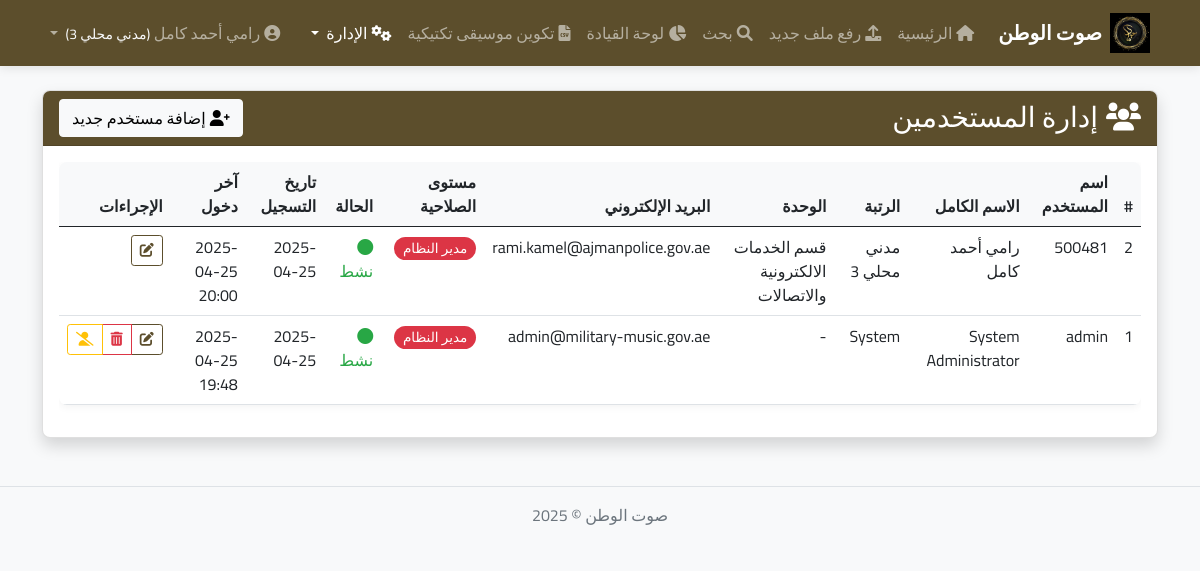
The app's page /admin/users (signed in) with its own data.
### database.py (models this page shows, shortened)
class User(Base, UserMixin):
    __tablename__ = 'users'
    id = Column(Integer, primary_key=True)
    username = Column(String(50), unique=True, nullable=False, index=True)
    email = Column(String(100), unique=True, nullable=False)
    password_hash = Column(String(255), nullable=False)
    full_name = Column(String(100), nullable=False)
    rank = Column(String(50))
    unit = Column(String(100))
    access_level = Column(Enum(AccessLevel), default=AccessLevel.VISITOR)
    is_active = Column(Boolean, default=True)
    created_at = Column(DateTime, default=datetime.utcnow)
    last_login = Column(DateTime)
    uploaded_files = relationship("MusicFile", back_populates="uploader")

### app.py (the view)
@app.route('/admin/users')
@login_required
def admin_users():
    if current_user.access_level.value < AccessLevel.COMMANDER.value:
        flash('ليس لديك صلاحية للوصول إلى إدارة المستخدمين', 'danger')
        return redirect(url_for('index'))
    session = Session()
    users = session.query(User).order_by(User.username).all()
    session.close()
    return render_template('admin_users.html', users=users)

### app.py (called while the page is built)
@login_manager.user_loader
def load_user(user_id):
    return get_user_by_id(int(user_id))

@app.context_processor
def inject_now():
    return {'now': datetime.utcnow()}

### database.py (called while the page is built)
def get_user_by_id(user_id):
    session = Session()
    try:
        user = session.query(User).filter(User.id == user_id).first()
        return user
    finally:
        session.close()

### templates/admin_users.html (shortened to what this page needs)
{% extends "base.html" %}
{% block content %}
<div class="card shadow">
    <div class="card-header bg-primary text-white d-flex justify-content-between align-items-center">
        <h3 class="mb-0"><i class="fas fa-users me-2"></i>إدارة المستخدمين</h3>
        <a href="{{ url_for('add_user_admin') }}" class="btn btn-light">
            <i class="fas fa-user-plus me-1"></i>إضافة مستخدم جديد
        </a>
    </div>
    <div class="card-body">
        <div class="table-responsive">
            <table class="table table-hover">
                <thead>
                    <tr>
                        <th>#</th>
                        <th>اسم المستخدم</th>
                        <th>الاسم الكامل</th>
                        <th>الرتبة</th>
                        <th>الوحدة</th>
                        <th>البريد الإلكتروني</th>
                        <th>مستوى الصلاحية</th>
                        <th>الحالة</th>
                        <th>تاريخ التسجيل</th>
                        <th>آخر دخول</th>
                        <th>الإجراءات</th>
                    </tr>
                </thead>
                <tbody>
                    {% for user in users %}
                    <tr>
                        <td>{{ user.id }}</td>
                        <td>{{ user.username }}</td>
                        <td>{{ user.full_name }}</td>
                        <td>{{ user.rank or '-' }}</td>
                        <td>{{ user.unit or '-' }}</td>
                        <td>{{ user.email }}</td>
                        <td>
                            {% if user.access_level.name == 'VISITOR' %}
                                <span class="badge bg-secondary access-badge">زائر</span>
                            {% elif user.access_level.name == 'ARCHIVIST' %}
                                <span class="badge bg-success access-badge">أمين أرشيف</span>
                            {% elif user.access_level.name == 'ANALYST' %}
                                <span class="badge bg-info access-badge">محلل</span>
                            {% elif user.access_level.name == 'COMMANDER' %}
                                <span class="badge bg-warning text-dark access-badge">قائد</span>
                            {% elif user.access_level.name == 'ADMIN' %}
                                <span class="badge bg-danger access-badge">مدير النظام</span>
                            {% endif %}
                        </td>
                        <td>
                            {% if user.is_active %}
                                <span class="user-status-active"><i class="fas fa-circle me-1"></i>نشط</span>
                            {% else %}
                                <span class="user-status-inactive"><i class="fas fa-circle me-1"></i>غير نشط</span>
                            {% endif %}
                        </td>
                        <td>{{ user.created_at.strftime('%Y-%m-%d') }}</td>
                        <td>{{ user.last_login.strftime('%Y-%m-%d %H:%M') if user.last_login else '-' }}</td>
                        <td>
                            <div class="btn-group" role="group">
                                <a href="{{ url_for('edit_user_admin', user_id=user.id) }}" class="btn btn-sm btn-outline-primary">
                                    <i class="fas fa-edit"></i>
                                </a>
                                {% if current_user.id != user.id %}
                                <button type="button" class="btn btn-sm btn-outline-danger" data-bs-toggle="modal" data-bs-target="#deleteUser{{ user.id }}">
                                    <i class="fas fa-trash-alt"></i>
                                </button>
                                <a href="{{ url_for('toggle_user_status', user_id=user.id) }}" class="btn btn-sm {% if user.is_active %}btn-outline-warning{% else %}btn-outline-success{% endif %}">
                                    <i class="fas {% if user.is_active %}fa-user-slash{% else %}fa-user-check{% endif %}"></i>
                                </a>
                                {% endif %}
                            </div>
                        </td>
                    </tr>
                    {% endfor %}
                </tbody>
            </table>
        </div>
    </div>
</div>
{% endblock %}

### templates/base.html (shortened to what this page needs)
<!DOCTYPE html>
<html lang="ar" dir="rtl">
<head>
    <link rel="stylesheet" href="https://cdn.jsdelivr.net/npm/bootstrap@5.0.2/dist/css/bootstrap.rtl.min.css">
    <link rel="stylesheet" href="https://cdnjs.cloudflare.com/ajax/libs/font-awesome/6.0.0-beta3/css/all.min.css">
    <link rel="stylesheet" href="{{ url_for('static', filename='css/style.css') }}">
</head>
<body>
    <nav class="navbar navbar-expand-lg navbar-dark bg-primary">
        <div class="container">
            <a class="navbar-brand d-flex align-items-center" href="{{ url_for('index') }}">
                <img src="{{ url_for('static', filename='images/Logo.jpg') }}" alt="شعار النظام" class="app-logo me-2">
                <span>صوت الوطن</span>
            </a>
            <div class="collapse navbar-collapse" id="navbarNav">
                <ul class="navbar-nav me-auto mb-2 mb-lg-0">
                    <li class="nav-item">
                        <a class="nav-link {% if request.path == url_for('index') %}active{% endif %}" href="{{ url_for('index') }}">
                            <i class="fas fa-home me-1"></i>الرئيسية
                        </a>
                    </li>
                    {% if current_user.is_authenticated and current_user.access_level.value >= 10 %}
                    <li class="nav-item">
                        <a class="nav-link {% if request.path == url_for('upload_file') %}active{% endif %}" href="{{ url_for('upload_file') }}">
                            <i class="fas fa-upload me-1"></i>رفع ملف جديد
                        </a>
                    </li>
                    {% endif %}
                    <li class="nav-item">
                        <a class="nav-link {% if request.path == url_for('search') %}active{% endif %}" href="{{ url_for('search') }}">
                            <i class="fas fa-search me-1"></i>بحث
                        </a>
                    </li>
                    {% if current_user.is_authenticated and current_user.access_level.value >= 20 %}
                    <li class="nav-item">
                        <a class="nav-link {% if request.path.startswith(url_for('dashboard_blueprint.index_dashboard')) %}active{% endif %}" href="{{ url_for('dashboard_blueprint.index_dashboard') }}">
                            <i class="fas fa-chart-pie me-1"></i>لوحة القيادة
                        </a>
                    </li>
                    {% endif %}
                    {% if current_user.is_authenticated and current_user.access_level.value >= 10 %}
                    <li class="nav-item">
                        <a class="nav-link {% if '/tactical-music/' in request.path %}active{% endif %}" href="{{ url_for('upload_track') }}">
                            <i class="fas fa-file-csv me-1"></i>تكوين موسيقى تكتيكية
                        </a>
                    </li>
                    {% endif %}
                    {% if current_user.is_authenticated and current_user.access_level.value >= 30 %}
                    <li class="nav-item dropdown">
                        <a class="nav-link dropdown-toggle {% if '/admin/' in request.path %}active{% endif %}" href="#" id="adminDropdown" role="button" data-bs-toggle="dropdown" aria-expanded="false">
                            <i class="fas fa-cogs me-1"></i>الإدارة
                        </a>
                    </li>
                    {% endif %}
                </ul>
                <ul class="navbar-nav">
                    {% if current_user.is_authenticated %}
                    <li class="nav-item dropdown">
                        <a class="nav-link dropdown-toggle" href="#" id="userDropdown" role="button" data-bs-toggle="dropdown" aria-expanded="false">
                            <i class="fas fa-user-circle me-1"></i>{{ current_user.full_name }}
                            {% if current_user.rank %}
                            <small class="text-light">({{ current_user.rank }})</small>
                            {% endif %}
                        </a>
                    </li>
                    {% endif %}
                </ul>
            </div>
        </div>
    </nav>
    <div class="container mt-4">
        {% block content %}{% endblock %}
    </div>
    <footer class="footer mt-5 py-3 bg-light">
        <div class="container text-center">
            <span class="text-muted">صوت الوطن &copy; {{ now.year }}</span>
        </div>
    </footer>
</body>
</html>

### static/css/style.css (style rules this page uses)
body { font-family: 'Cairo', sans-serif; background-color: #f8f9fa; }
.card { transition: all 0.3s ease; border-radius: 8px; overflow: hidden; }
.navbar { box-shadow: 0 2px 10px rgba(0,0,0,0.1); }
.navbar-brand { font-weight: 700; }
.footer { margin-top: 3rem; padding: 1.5rem 0; border-top: 1px solid #dee2e6; }
.badge { font-weight: 500; padding: 0.4em 0.8em; border-radius: 50rem; }
:root { --primary: #5c4e2c; --primary-dark: #191918; --primary-light: #a38d54; --primary-hover: #e3d195; --secondary: #a38d54; --secondary-dark: #5c4e2c; --secondary-light: #e3d195; --success: #28a745; --danger: #dc3545; --warning: #ffc107; --info: #17a2b8; --light: #f8f9fa; --dark: #000001; }
.bg-primary { background-color: var(--primary) !important; }
.btn-outline-primary { color: var(--primary); border-color: var(--primary); }
.table { border-radius: 8px; overflow: hidden; box-shadow: 0 2px 8px rgba(0,0,0,0.05); }
.table th { font-weight: 600; background-color: #f8f9fa; }
.app-logo { max-height: 40px; margin-right: 0.5rem; }

### templates/admin_users.html (style rules this page uses)
.user-status-active { color: #28a745; }
.access-badge { font-size: 0.85rem; padding: 0.35em 0.65em; }

### records on screen
User: full_name "رامي أحمد كامل", rank "مدني محلي 3", id "2", username "500481", unit "قسم الخدمات الالكترونية والاتصالات", email "rami.kamel@ajmanpolice.gov.ae", access_level "مدير النظام", is_active True (drawn), created_at "2025-04-25", last_login "2025-04-25 20:00"
User: id "1", username "admin", full_name "System Administrator", rank "System", unit "-", email "admin@military-music.gov.ae", access_level "مدير النظام", is_active True (drawn), created_at "2025-04-25", last_login "2025-04-25 19:48"
